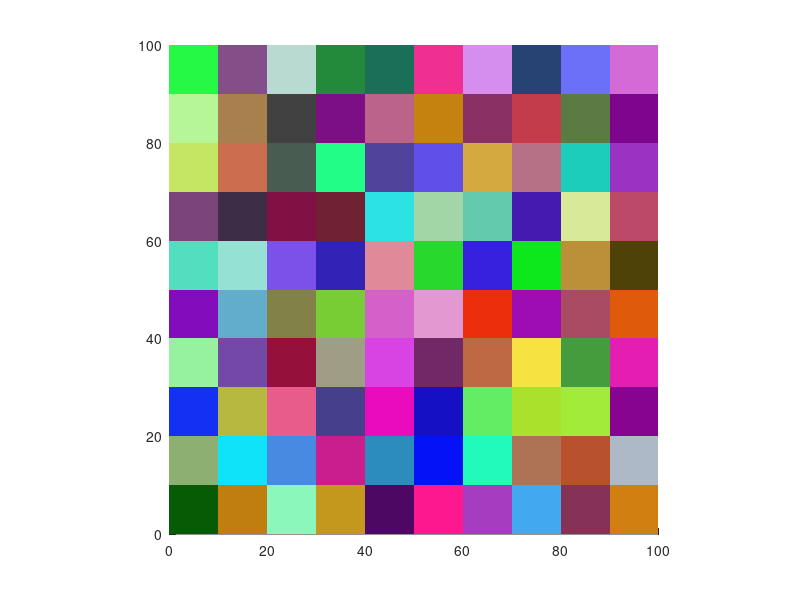

The MATLAB script that drew this image:
clear all
close all



map_height=100;
map_width=100;

grid_height=10;
grid_width=10;

num_grid_height=floor(map_height/grid_height);
num_grid_width=floor(map_width/grid_width);


for ii=1:num_grid_width
    
    
    for jj=1:num_grid_height
       
       x_coord=(ii-1)*grid_width;
       y_coord=(jj-1)*grid_height;
       
       rand_color=rand(1,3);
       
       rectangle('Position',[x_coord,y_coord,grid_width,grid_height],'FaceColor',rand_color,'EdgeColor','none');
       hold on;
       
   end
    
    
end

daspect([1, 1 , 1])